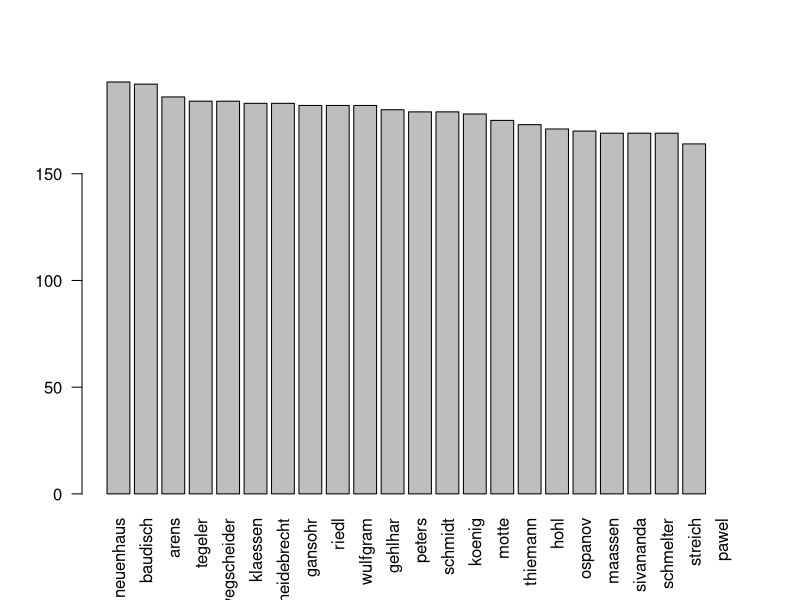

Generate this figure with R:
## ---- chunk 1
size <- c(
  c(pawel=NA, maassen=169, gansohr=182, sivananda=169, koenig=178, peters=179, schmidt=179),
  c(streich=164, riedl=182, neuenhaus=193, klaessen=183, ospanov=170, wulfgram=182, thiemann=173),
  c(gehlhar=180, hohl=171, motte=175, schmelter=169, heidebrecht=183),
  c(tegeler=184, baudisch=192, arens=186, wegscheider=184)
)

male <- c(
  c(pawel=TRUE, maassen=FALSE, gansohr=TRUE, sivananda=TRUE, koenig=FALSE, peters=FALSE, schmidt=TRUE),
  c(streich=FALSE, riedl=TRUE, neuenhaus=TRUE, klaessen=TRUE, ospanov=TRUE, wulfgram=TRUE, thiemann=TRUE),
  c(gehlhar=TRUE, hohl=FALSE, motte=TRUE, schmelter=FALSE, heidebrecht=TRUE),
  c(tegeler=FALSE, arens=TRUE, baudisch=TRUE, wegscheider=TRUE)
)
## ---- chunk 2
# Variante A: mit Zwischenschritten ...
posMen <- which(male == TRUE) # das ergibt Positionen im Vektor
namesMen <- names(posMen) # uns interessieren aber die Namen
sizeMen <-  size[namesMen] # mit den Namen wird der size-Vektor indiziert 
mean(sizeMen, na.rm = TRUE) # und jetzt: die Mittelwertberechnung

# Variante B: in einem Rutsch (am Anfang bisschen schlecht lesbar)
mean(size[names(which(male == TRUE))], na.rm=TRUE)
## ---- chunk 3
sizeReordered <- size[order(names(size))] # alphabetische Sortierung
maleReordered <- male[order(names(size))] # alphabetische Sortierung

posMen <- which(maleReordered == FALSE)
mean(sizeReordered[posMen], na.rm=TRUE)
## ---- chunk 4
barplot(size[order(size, decreasing=T)], las=2)
